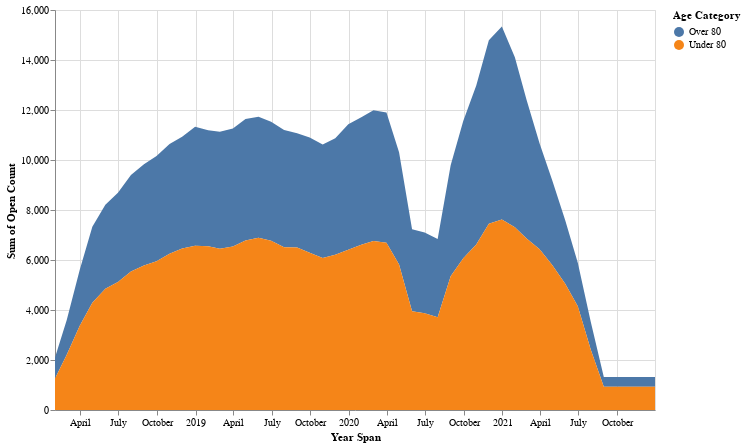

Source (notebook cell):
### Code cell
#hideinput
#from altair_saver import save

monthly_team_capacity = 7894

aggregation = {
     'Open Count': ('Open Count','sum'),
   'Total Cases': ('Case Count','sum'),
}
#legend_order = backlogdata_by_month['Opened Month'].unique()

caseload_data_byday = caseload_data_by_month.groupby(['Year Span', 'Age Category','CASE_OPENED_DT','Opened Month']) \
.agg(** aggregation).reset_index()

montly_backlog_all = alt.Chart(caseload_data_by_month).transform_filter(
    "datum['Open Count'] > 0"

).mark_area().encode(
    y = alt.Y("sum(Open Count):Q" ),
    x = alt.X("Year Span:T",  scale=alt.Scale(zero=False) ),
   color = alt.Color("Age Category:N", sort=legend_order ),
#    tooltip=['CASE_OPENED_DT:T']
).properties(
    width=600,
    height=400
)

source3 = [{
            'Team Capacity': monthly_team_capacity,
            'tooltip':'Montly Team Capacity'
          }]
source3 = pd.DataFrame(source3)

line = alt.Chart(source3).mark_rule(color='firebrick').encode(
    y=     'Team Capacity',
    size=alt.SizeValue(1),
    tooltip = ['Team Capacity']
)


# .transform_filter(
#     brush
# )

# source2 = [{
#             'start': '2020-03-17T00:00:00.000000000',
#             'end': '2020-08-18T00:00:00.000000000',
#             'event': 'Covid Shutdown'
#           },
#           {            
#             'start': '2020-08-19T00:00:00.000000000',
#             'end': '2021-01-01T00:00:00.000000000',
#             'event': 'Post-Covid Start up'
#           },
#           {            
#             'start': '2021-01-01T00:00:00.000000000',
#             'end': '2021-09-01T00:00:00.000000000',
#             'event': 'DMER Shutdown'
#           }
# ]


# source2 = pd.DataFrame(source2)
# rect = alt.Chart(source2).mark_rect(
#     opacity=.4
# ).encode(
#     x='start:T',
#     x2='end:T',
#     color='event:N',
#     tooltip='event:N'
# #    , axis=None
# )
montly_backlog_all # +  line

### Figure 1 — Vega-Lite specification as saved in the notebook (floating-point values rounded to 4 significant figures; data arrays with more than 128 entries replaced by an {"elided": "..."} marker saying what was removed)
{"config": {"view": {"continuousWidth": 400, "continuousHeight": 300}}, "data": {"name": "data-c0fa6db9920d4430ca9fb38f713e916c"}, "mark": "area", "encoding": {"color": {"type": "nominal", "field": "Age Category", "sort": ["Jan-2018", "Feb-2018", "Mar-2018", "Apr-2018", "May-2018", "Jun-2018", "Jul-2018", "Aug-2018", "Sep-2018", "Oct-2018", "Nov-2018", "Dec-2018", "Jan-2019", "Feb-2019", "Mar-2019", "Apr-2019", "May-2019", "Jun-2019", "Jul-2019", "Aug-2019", "Sep-2019", "Oct-2019", "Nov-2019", "Dec-2019", "Jan-2020", "Feb-2020", "Mar-2020", "Apr-2020", "May-2020", "Jun-2020", "Jul-2020", "Aug-2020", "Sep-2020", "Oct-2020", "Nov-2020", "Dec-2020", "Jan-2021", "Feb-2021", "Mar-2021", "Apr-2021", "May-2021", "Jun-2021", "Jul-2021", "Aug-2021"]}, "x": {"type": "temporal", "field": "Year Span", "scale": {"zero": false}}, "y": {"type": "quantitative", "aggregate": "sum", "field": "Open Count"}}, "height": 400, "transform": [{"filter": "datum['Open Count'] > 0"}], "width": 600, "$schema": "https://vega.github.io/schema/vega-lite/v4.8.1.json", "datasets": {"data-c0fa6db9920d4430ca9fb38f713e916c": {"elided": "4481 records"}}}
